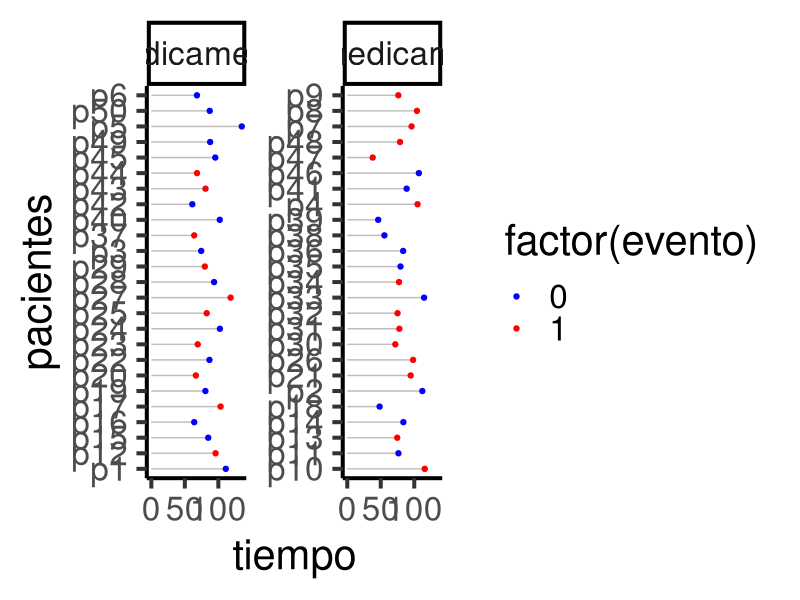

Write the R code that produced this figure.
library(ggplot2)
library(dplyr)

set.seed(37)

treatment <- 
  data.frame(
  pacientes = paste0("p", seq(1, 200)),
  
  grupo = sample(c("Medicamento", "Sin medicamento"), 200, replace = TRUE, prob = c(0.5, 0.5)),
  
  tiempo = rnorm(200, mean = 80, sd = 20)
  
) %>% 
  mutate(
    evento = ifelse(grupo == "Medicamento",
                   sample(c(1, 0), 100, replace = TRUE, prob = c(0.3, 0.7)),
                   sample(c(1, 0), 100, replace = TRUE, prob = c(0.7, 0.3))
    )
  )


treatment %>% 
  slice_head(n = 50) %>% 
  ggplot(aes(x =  tiempo, y = pacientes, colour = factor(evento))) +
  geom_segment(aes(x = 0, y = pacientes, xend = tiempo), 
               color = "gray") +
  geom_point() +
  facet_wrap(~ grupo, scales = "free_y", ncol = 2) + 
  theme_classic(base_size = 30) + 
  scale_color_manual(values = c("blue", "red"))
